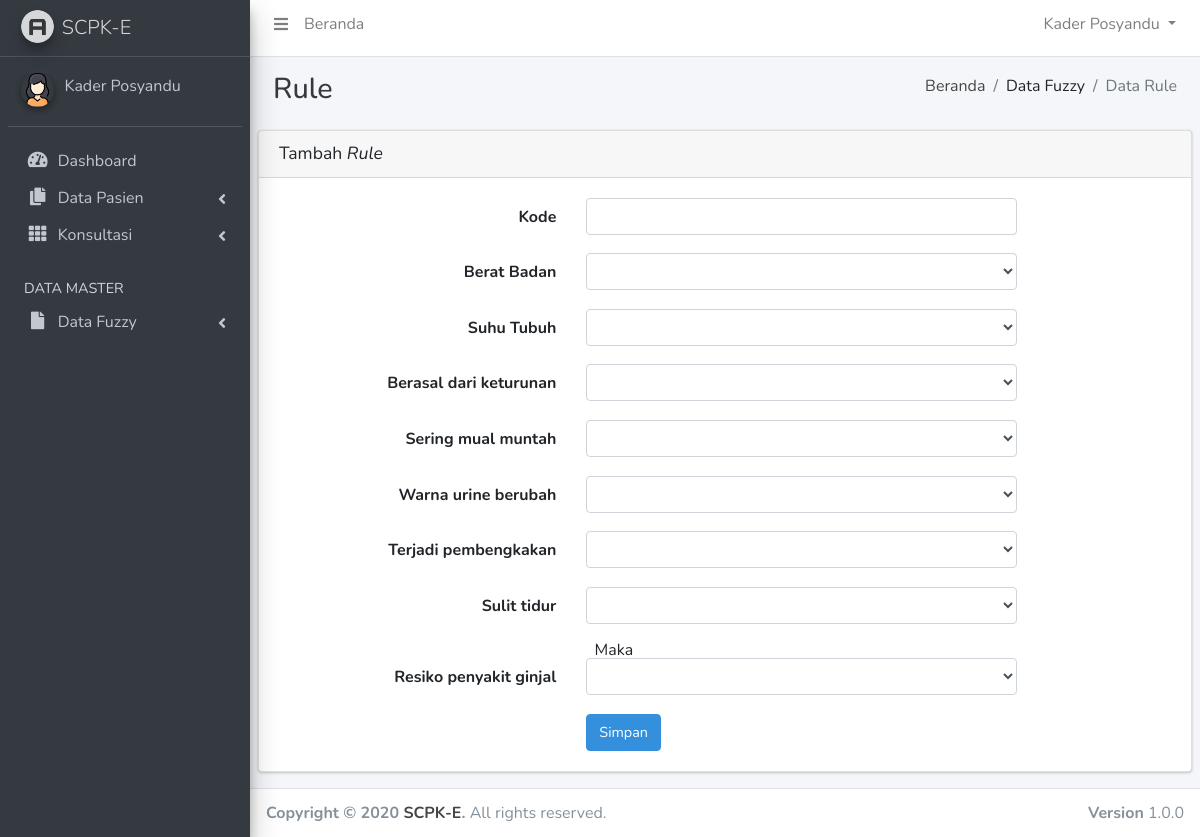
The page /scpk-e/?page=rule-input&stat=tambah (signed in) on the database its author committed.
### tables this page shows
CREATE TABLE `variabel` (
  `id_variabel` int(2) NOT NULL,
  `variabel` varchar(30) NOT NULL,
  `sifat` varchar(30) NOT NULL,
  `jenis` int(1) NOT NULL COMMENT '1. Kriteria, 2. Keputusan'
);

### scpk-e/config/koneksi.php (called while the page is built, shortened)
<?php
function querydb($query)
{
	$result=mysql_query($query) or die ("gagal melakukan Query=$query");
	return $result;
}
?>

### scpk-e/input_rule.php (the view, shortened to what this page needs)
<?php
$stat	= @$_GET['stat'];
			?>
<div class="content-header">
	<div class="container-fluid">
		<div class="row mb-2">
			<div class="col-sm-6">
				<h1 class="m-0 text-dark" style="margin-bottom: 1px;">Rule</h1>
			</div>
			<div class="col-sm-6">
				<ol class="breadcrumb float-sm-right">
					<li class="breadcrumb-item"><a href="?page=home">Beranda</a></li>
					<li class="breadcrumb-item">Data Fuzzy</li>
					<li class="breadcrumb-item active">Data Rule</li>
				</ol>
			</div>
		</div>
	</div>
</div>
<section class="content">
	<div class="row">
		<div class="col-12">
			<div class="card">
				<div class="card-header">
					<h2 class="card-title" style="margin-bottom: 1px;"><?php if($stat=="tambah") { echo "Tambah"; } elseif($stat=="ubah") { echo "Ubah"; } ?> <i>Rule</i></h2>
				</div>
				<div class="card-body">
					<?php if($stat=="tambah") { ?>
					<form class="needs-validation" action="?page=rule-input&stat=<?php echo $stat; ?>" method="post" enctype="multipart/form-data" name="form1" id="form1" novalidate>
					<div class="form-group row">
						<label for="kode" class="col-md-4 col-form-label text-md-right">Kode</label>
						<div class="col-md-6">
							<input type="text" class="form-control required" name="kode" value="<?php echo"$data[kode]";?>" required>
						</div>
					</div>
					<?php
					$q_var=querydb("SELECT id_variabel, variabel FROM variabel WHERE jenis=1 ORDER BY id_variabel ASC");
					while($d_var=mysql_fetch_assoc($q_var)) {
					?>
					<div class="form-group row">
						<label for="variabel" class="col-md-4 col-form-label text-md-right"><?php echo $d_var['variabel']; ?></label>
						<div class="col-md-6">
							<select class="form-control required" name="him_a[]" required>
								<option value=""> </option>
								<?php
								$q_drop="SELECT id_variabel_himpunan, kode, himpunan FROM himpunan WHERE id_variabel=$d_var[id_variabel] ORDER BY id_variabel_himpunan ASC";
								$h_drop=querydb($q_drop);
								while($d_drop=mysql_fetch_assoc($h_drop)) {
								?>
								<option value="<?php echo $d_drop['id_variabel_himpunan']; ?>"><?php echo $d_drop['kode']." - ".$d_drop['himpunan']; ?></option>
								<?php } ?>
							</select>
						</div>
					</div>
					<?php } ?>
					<div class="form-group row mb-0">
						<div class="col-md-8 offset-md-4">
							&nbsp;
							Maka
							&nbsp;
						</div>
					</div>
					<?php
					$q_var=querydb("SELECT id_variabel, variabel FROM variabel WHERE jenis=2 ORDER BY id_variabel DESC LIMIT 0, 1");
					while($d_var=mysql_fetch_assoc($q_var)) {
					?>
					<div class="form-group row">
						<label for="variabel" class="col-md-4 col-form-label text-md-right"><?php echo $d_var['variabel']; ?></label>
						<div class="col-md-6">
							<select class="form-control required" name="him_b" required>
								<option value=""> </option>
								<?php
								$q_drop="SELECT id_variabel_himpunan, kode, himpunan FROM himpunan WHERE id_variabel=$d_var[id_variabel] ORDER BY id_variabel_himpunan ASC";
								$h_drop=querydb($q_drop);
								while($d_drop=mysql_fetch_assoc($h_drop)) {
								?>
								<option value="<?php echo $d_drop['id_variabel_himpunan']; ?>"><?php echo $d_drop['kode']." - ".$d_drop['himpunan']; ?></option>
								<?php } ?>
							</select>
						</div>
					</div>
					<?php } ?>
					<div class="form-group row mb-0">
						<div class="col-md-8 offset-md-4">
							<button type="submit" class="btn btn-primary" value="Simpan" name="stat_simpan">Simpan</button>
						</div>
					</div>
					</form>
						<?php } ?>
				</div>
			</div>
		</div>
	</div>
</section>

### rows shown on the page
variabel: variabel "Berat Badan"
variabel: variabel "Suhu Tubuh"
variabel: variabel "Berasal dari keturunan"
variabel: variabel "Sering mual muntah"
variabel: variabel "Warna urine berubah"
variabel: variabel "Terjadi pembengkakan"
variabel: variabel "Sulit tidur"
variabel: variabel "Resiko penyakit ginjal"
